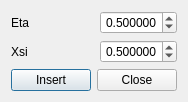
<?xml version="1.0" encoding="UTF-8"?>
<ui version="4.0">
 <class>EtaXsiDialog</class>
 <widget class="QDialog" name="EtaXsiDialog">
  <property name="windowModality">
   <enum>Qt::ApplicationModal</enum>
  </property>
  <property name="geometry">
   <rect>
    <x>0</x>
    <y>0</y>
    <width>174</width>
    <height>96</height>
   </rect>
  </property>
  <property name="windowTitle">
   <string>Enter Coordinates</string>
  </property>
  <property name="modal">
   <bool>false</bool>
  </property>
  <layout class="QVBoxLayout" name="verticalLayout">
   <item>
    <layout class="QGridLayout" name="gridLayout">
     <item row="0" column="0">
      <widget class="QLabel" name="label">
       <property name="text">
        <string>Eta</string>
       </property>
      </widget>
     </item>
     <item row="0" column="1">
      <spacer name="horizontalSpacer">
       <property name="orientation">
        <enum>Qt::Horizontal</enum>
       </property>
       <property name="sizeHint" stdset="0">
        <size>
         <width>40</width>
         <height>20</height>
        </size>
       </property>
      </spacer>
     </item>
     <item row="0" column="2">
      <widget class="QDoubleSpinBox" name="etaSpinBox">
       <property name="minimumSize">
        <size>
         <width>70</width>
         <height>0</height>
        </size>
       </property>
       <property name="alignment">
        <set>Qt::AlignRight|Qt::AlignTrailing|Qt::AlignVCenter</set>
       </property>
       <property name="decimals">
        <number>6</number>
       </property>
       <property name="maximum">
        <double>1.000000000000000</double>
       </property>
       <property name="singleStep">
        <double>0.050000000000000</double>
       </property>
       <property name="value">
        <double>0.500000000000000</double>
       </property>
      </widget>
     </item>
     <item row="1" column="0">
      <widget class="QLabel" name="label_2">
       <property name="text">
        <string>Xsi</string>
       </property>
      </widget>
     </item>
     <item row="1" column="1">
      <spacer name="horizontalSpacer_2">
       <property name="orientation">
        <enum>Qt::Horizontal</enum>
       </property>
       <property name="sizeHint" stdset="0">
        <size>
         <width>40</width>
         <height>20</height>
        </size>
       </property>
      </spacer>
     </item>
     <item row="1" column="2">
      <widget class="QDoubleSpinBox" name="xsiSpinBox">
       <property name="minimumSize">
        <size>
         <width>70</width>
         <height>0</height>
        </size>
       </property>
       <property name="alignment">
        <set>Qt::AlignRight|Qt::AlignTrailing|Qt::AlignVCenter</set>
       </property>
       <property name="decimals">
        <number>6</number>
       </property>
       <property name="maximum">
        <double>1.000000000000000</double>
       </property>
       <property name="singleStep">
        <double>0.010000000000000</double>
       </property>
       <property name="value">
        <double>0.500000000000000</double>
       </property>
      </widget>
     </item>
    </layout>
   </item>
   <item>
    <layout class="QHBoxLayout" name="horizontalLayout">
     <item>
      <widget class="QPushButton" name="insertButton">
       <property name="text">
        <string>Insert</string>
       </property>
       <property name="default">
        <bool>true</bool>
       </property>
      </widget>
     </item>
     <item>
      <widget class="QPushButton" name="closeButton">
       <property name="text">
        <string>Close</string>
       </property>
      </widget>
     </item>
    </layout>
   </item>
  </layout>
 </widget>
 <resources/>
 <connections>
  <connection>
   <sender>closeButton</sender>
   <signal>pressed()</signal>
   <receiver>EtaXsiDialog</receiver>
   <slot>reject()</slot>
   <hints>
    <hint type="sourcelabel">
     <x>126</x>
     <y>74</y>
    </hint>
    <hint type="destinationlabel">
     <x>86</x>
     <y>47</y>
    </hint>
   </hints>
  </connection>
  <connection>
   <sender>insertButton</sender>
   <signal>pressed()</signal>
   <receiver>EtaXsiDialog</receiver>
   <slot>accept()</slot>
   <hints>
    <hint type="sourcelabel">
     <x>46</x>
     <y>74</y>
    </hint>
    <hint type="destinationlabel">
     <x>86</x>
     <y>47</y>
    </hint>
   </hints>
  </connection>
 </connections>
</ui>
